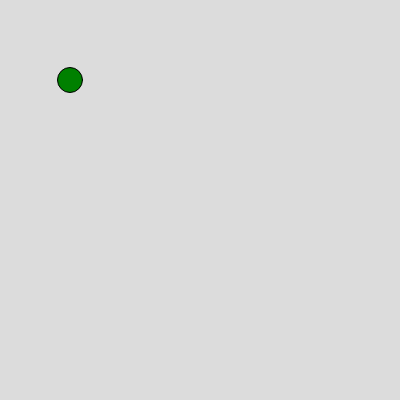
Frame 1 (no input)
Frame 60 (no input): blank canvas, image omitted
Frame 120 (the mouse pressed at the canvas centre since frame 60): blank canvas, image omitted

The p5.js sketch that drew this single still picture (run headless with seeded random() and noise() and a simulated clock; from frame 60 on, the mouse is pressed at the canvas centre):

// p5.js sketch
// ── sketch.js
function setup() {
  createCanvas(400, 400);
}

function draw() {
  background(220);
  fill(ball.color[2])
  circle(ball.x,ball.y,ball.radius)
  ball.x=ball.x+ball.xspeed
}
var ball={
  x:70,
  y:80,
  radius:25,
  xspeed:7,
  yspeed:8,
  color:["red","blue","green"]

}
